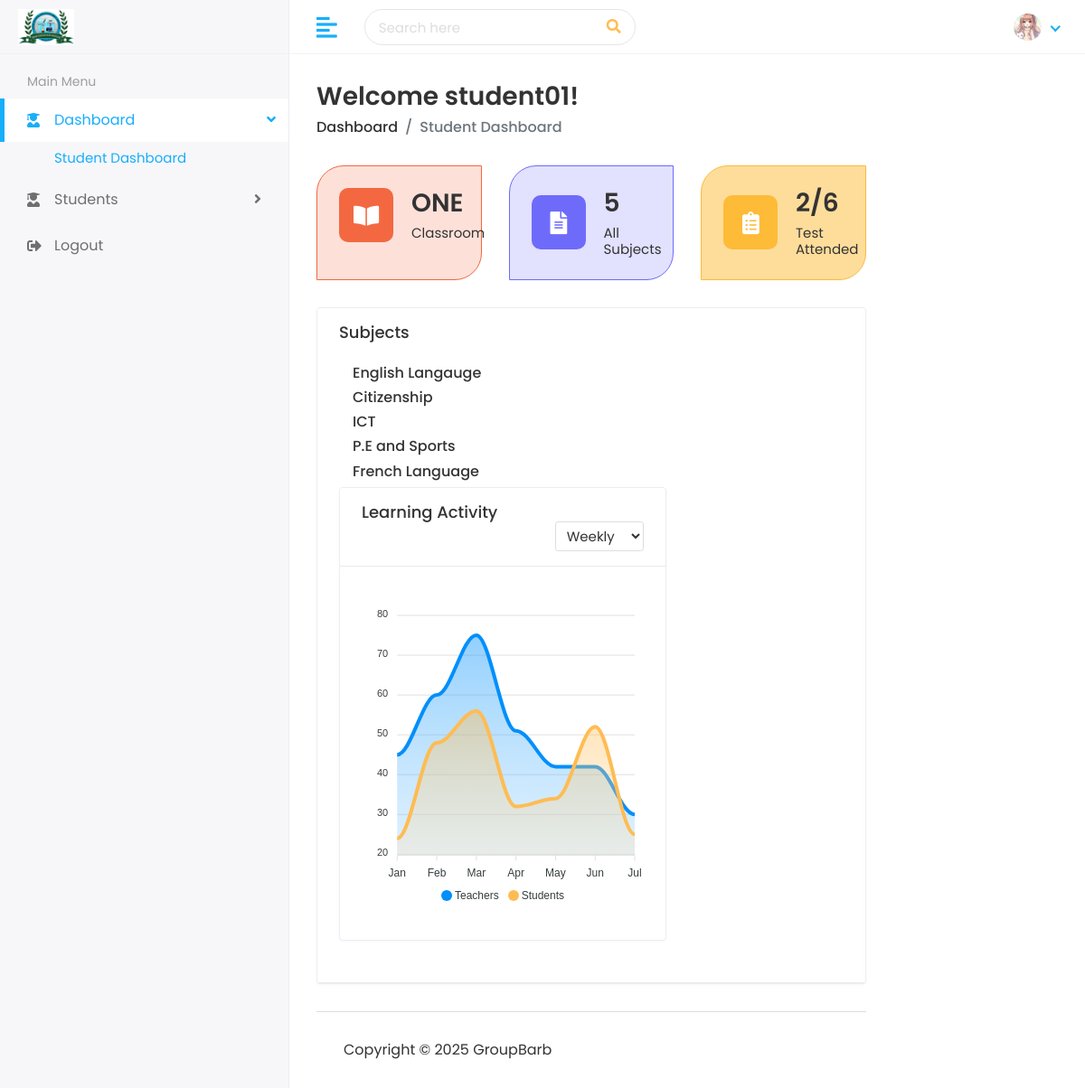
Before: /dashboard/ (signed in) with the older database file.
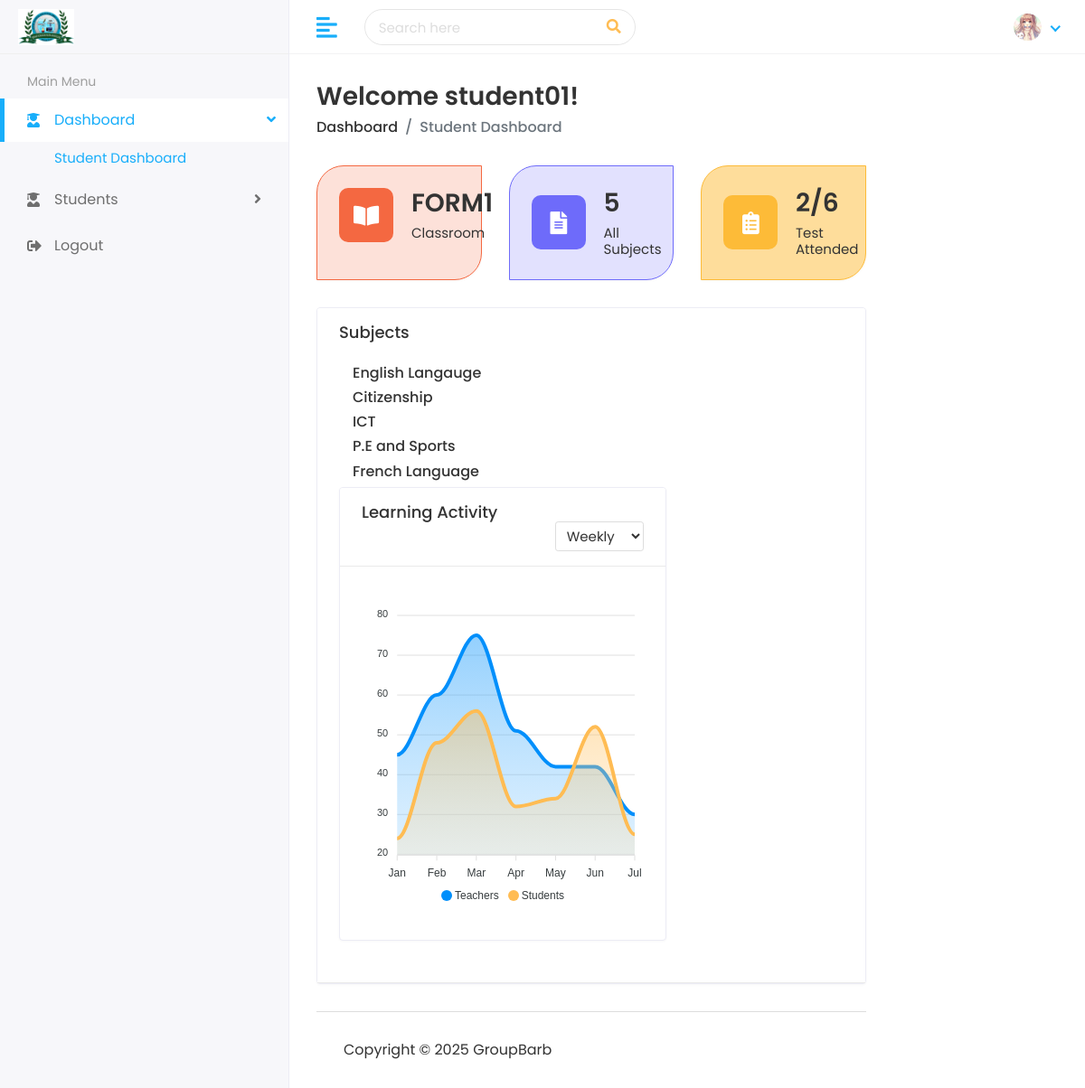
After: the same page with the newer database file.
### school/models.py (models this page shows, shortened)
class Settings(models.Model):
    clientName = models.CharField(null=True, blank=True, max_length=200)
    clientLogo = models.ImageField(default='default_logo.jpg', upload_to='school/img/')
    addressLine1 = models.CharField(null=True, blank=True, max_length=200)
    postalCode = models.CharField(null=True, blank=True, max_length=10)
    phoneNumber = models.CharField(null=True, blank=True, max_length=100)
    emailAddress = models.CharField(null=True, blank=True, max_length=100)
    taxNumber = models.CharField(null=True, blank=True, max_length=100)
    uniqueId = models.CharField(null=True, blank=True, max_length=100)
    slug = models.SlugField(max_length=500, unique=True, blank=True, null=True)
    date_created = models.DateTimeField(blank=True, null=True)
    last_updated = models.DateTimeField(blank=True, null=True)

class ClassRoom(models.Model):
    class_name              = models.CharField(max_length=250, unique=True,)
    class_code              = models.CharField(max_length=250, unique=True,)
    class_department        = models.CharField(max_length=250, null=True, blank=True)
    other                   = models.CharField(max_length=250, null=True, blank=True)
    added_by                = models.CharField(max_length=100, null=True)
    modified_by             = models.CharField(max_length=100, null=True, blank=True)
    slug                    = models.SlugField(max_length=255, unique=True, blank=True)
    is_actif                = models.BooleanField(default=True)
    created_on              = models.DateTimeField(auto_now_add=True)
    updated_on              = models.DateTimeField(auto_now=True)

### student/models.py (models this page shows, shortened)
class Student(models.Model):
    name                = models.TextField( null=True, blank=True)
    student_uid         = models.CharField(max_length=100, unique=True,null=True, blank=True)
    gender              = models.CharField(max_length=100, choices=[('Male','Male'), ('Female', 'Female')])
    date_of_birth       = models.DateField()
    student_class       = models.ForeignKey(ClassRoom, on_delete=models.CASCADE)
    religion            = models.CharField(max_length=100, null=True, blank=True)
    joining_date        = models.DateField()
    mobile_number       = models.CharField(max_length=15, null=True, blank=True)
    admission_number    = models.CharField(max_length=15)
    section             = models.CharField(max_length=100)
    student_image       = models.ImageField(upload_to='student/img/', blank=True)
    parent              = models.ForeignKey(Parent, on_delete=models.CASCADE)
    slug                = models.SlugField(max_length=255, unique=True, blank=True)
    added_by            = models.CharField(max_length=100, null=True)
    modified_by         = models.CharField(max_length=100, null=True, blank=True)
    is_actif            = models.BooleanField(default=True)
    created_on          = models.DateTimeField(auto_now_add=True)
    updated_on          = models.DateTimeField(auto_now=True)

### core/models.py (models this page shows, shortened)
class CustomUser(AbstractUser):
    username = models.CharField(max_length=100, unique=True)
    email = models.EmailField(max_length=255, unique=True, db_index=True)
    student_profile      = models.ForeignKey(Student, on_delete=models.CASCADE, blank=True, null=True)
    teacher_profile      = models.ForeignKey(Teacher, on_delete=models.CASCADE, blank=True, null=True)
    phone = models.CharField(max_length=30, blank=True)
    phone_code = models.CharField(max_length=30, blank=True)
    is_authorized = models.BooleanField(default=False)
    login_token = models.CharField(max_length=6, blank=True, null=True)
    name = models.CharField(max_length=30, blank=True)
    related_to = models.CharField(max_length=30, blank=True)
    date_joined = models.DateTimeField(auto_now_add=True)
    is_actif            = models.BooleanField(default=True)
    has_sub            = models.BooleanField(default=True)
    company = models.CharField(max_length=30, blank=True)
    freespace = models.CharField(max_length=30, blank=True)
    is_student = models.BooleanField(default=False)
    is_admin = models.BooleanField(default=False)
    is_teacher = models.BooleanField(default=False)
    is_top_management = models.BooleanField(default=False)
    created_on = models.DateTimeField(auto_now_add=True)
    updated_o = models.DateTimeField(auto_now=True)
    groups = models.ManyToManyField(
        'auth.Group',
        related_name=None,
        blank=True
    )
    user_permissions = models.ManyToManyField(
        'auth.Permission',
        related_name=None,
        blank=True
    )

### subject/models.py (models this page shows, shortened)
class Subject(models.Model):
    title               = models.TextField( null=True, blank=True)
    fr_title            = models.TextField( null=True, blank=True)
    coef                = models.CharField(max_length=100, null=True, blank=True)
    subject_code        = models.CharField(max_length=100, unique=True,null=True, blank=True)
    classroom           = models.ManyToManyField(ClassRoom)
    speciaty          = models.ForeignKey(Specialty, on_delete=models.CASCADE, null=True, blank=True)
    description         = models.TextField( null=True, blank=True)
    category            = models.CharField(max_length=100, null=True, blank=True)
    slug                = models.SlugField(max_length=255, unique=True, blank=True)
    added_by            = models.CharField(max_length=100, null=True)
    modified_by         = models.CharField(max_length=100, null=True, blank=True)
    is_actif            = models.BooleanField(default=True)
    created_on          = models.DateTimeField(auto_now_add=True)
    updated_on          = models.DateTimeField(auto_now=True)
    def __str__(self):
        return f"{self.title} "

### school/views.py (the view)
# urls.py: path('dashboard/', views.dashboard, name="dashboard"),
def dashboard(request):
    company = Settings.objects.get(clientName='GILEAD TECHNICAL HIGH SCHOOL(Gilead Tech)')
    user_info = Student.objects.get(id=request.user.student_profile.id)
    class_info = ClassRoom.objects.get(id=user_info.student_class.id)
    class_subjects = Subject.objects.filter(classroom=class_info.id)
    num_subjects = Subject.objects.filter(classroom=class_info.id).count()
    print(num_subjects)
    user_class = user_info.student_class.class_name
    print(user_info.student_image.url)
    context = {
        'user_info': user_info,
        "user_class" : user_class,
        'company': company,
        "class_info" : class_info,
        "class_subjects" : class_subjects,
        "num_subjects" : num_subjects,
    }
    return render(request, "dashboard/student-dashboard.html", context)

### templates/dashboard/student-dashboard.html (shortened to what this page needs)
{% extends 'home/base.html' %}
{% load static %}
{% block body %}
<div class="page-wrapper">
<div class="content container-fluid">
<div class="page-header">
<div class="row">
<div class="col-sm-12">
<h3 class="page-title">
    {% if user.is_authenticated %}
    Welcome {{ user.username}}!
    {% endif %}
</h3>
<ul class="breadcrumb">
<li class="breadcrumb-item"><a href="index.html">Dashboard</a></li>
<li class="breadcrumb-item active">Student Dashboard</li>
</ul>
</div>
</div>
</div>
<div class="row">
<div class="col-xl-3 col-sm-6 col-12 d-flex">
<div class="card bg-nine w-100">
<div class="card-body">
<div class="db-widgets d-flex justify-content-between align-items-center">
<div class="db-icon">
<i class="fas fa-book-open"></i>
</div>
<div class="db-info">
<h3>
    {{ user_class}}
</h3>
<h6>Classroom</h6>
</div>
</div>
</div>
</div>
</div>
<div class="col-xl-3 col-sm-6 col-12 d-flex">
<div class="card bg-six w-100">
<div class="card-body">
<div class="db-widgets d-flex justify-content-between align-items-center">
<div class="db-icon">
<i class="fas fa-file-alt"></i>
</div>
<div class="db-info">
<h3>{{ num_subjects}}</h3>
<h6>All Subjects</h6>
</div>
</div>
</div>
</div>
</div>
<div class="col-xl-3 col-sm-6 col-12 d-flex">
<div class="card bg-ten w-100">
<div class="card-body">
<div class="db-widgets d-flex justify-content-between align-items-center">
<div class="db-icon">
<i class="fas fa-clipboard-list"></i>
</div>
<div class="db-info">
<h3>2/6</h3>
<h6>Test Attended</h6>
</div>
</div>
</div>
</div>
</div>
</div>
<div class="row">
<div class="col-12 col-lg-12 col-xl-9">
<div class="card flex-fill">
<div class="card-header">
<div class="row align-items-center">
<div class="col-6">
<h5 class="card-title">Subjects</h5>
</div>
</div>
<div class="col-12 mt-4">
    {% for class_subject in class_subjects %}
    <h6>{{ class_subject}}</h6>
    {% endfor %}
</div>
<div class="row">
<div class="col-12 col-lg-12 col-xl-8 d-flex">
<div class="card flex-fill">
<div class="card-header">
<div class="row align-items-center">
<div class="col-12">
<h5 class="card-title">Learning Activity</h5>
</div>
<div class="col-12">
<ul class="list-inline-group text-right mb-0 pl-0">
<li class="list-inline-item">
<div class="form-group mb-0 amount-spent-select">
<select class="form-control form-control-sm">
<option>Weekly</option>
</select>
</div>
</li>
</ul>
</div>
</div>
</div>
<div class="card-body">
<div id="apexcharts-area"></div>
</div>
</div>
</div>
</div>
</div>
</div>
<footer>
<p>Copyright © 2025 GroupBarb</p>
</footer>
</div>
</div>
</body>
</html>
{% endblock %}

### templates/home/base.html (shortened to what this page needs)
{% load static %}
<!DOCTYPE html>
<html lang="en">
   <head>
      <link rel="stylesheet" href="{%static 'assets/plugins/bootstrap/css/bootstrap.min.css' %}">
      <link rel="stylesheet" href="{%static 'assets/plugins/fontawesome/css/fontawesome.min.css' %}">
      <link rel="stylesheet" href="{%static 'assets/plugins/fontawesome/css/all.min.css' %}">
      <link rel="stylesheet" href="{%static 'assets/css/style.css' %}">
   </head>
   <body>
      <div class="main-wrapper">
         <div class="header">
            <div class="header-left">
               <a href="index.html" class="logo">
               <img src="school/img/{{company.clientLogo}}" alt="Logo">
               </a>
            </div>
            <a href="javascript:void(0);" id="toggle_btn">
            <i class="fas fa-align-left"></i>
            </a>
            <div class="top-nav-search">
               <form>
                  <input type="text" class="form-control" placeholder="Search here">
                  <button class="btn" type="submit"><i class="fas fa-search"></i></button>
               </form>
            </div>
            <ul class="nav user-menu">
               <li class="nav-item dropdown noti-dropdown">
                  <a href="#" class="dropdown-toggle nav-link" data-toggle="dropdown">
                  </a>
               </li>
               <li class="nav-item dropdown has-arrow">
                  <a href="#" class="dropdown-toggle nav-link" data-toggle="dropdown">
                  <span class="user-img"><img class="rounded-circle" src="{{user_info.student_image.url}}" width="31" alt="{% if user.is_authenticated %}
     {{ user.username}}
    {% endif %}"></span>
                  </a>
               </li>
            </ul>
         </div>
         <div class="sidebar" id="sidebar">
            <div class="sidebar-inner slimscroll">
               <div id="sidebar-menu" class="sidebar-menu">
                  <ul>
                     <li class="menu-title">
                        <span>Main Menu</span>
                     </li>
                     <li class="submenu active">
                        <a href="#"><i class="fas fa-user-graduate"></i> <span> Dashboard</span> <span class="menu-arrow"></span></a>
                        <ul>
                           {% if user.is_student %}
                           <li><a href="{% url 'dashboard' %}"  class="active">Student Dashboard</a></li>
                           {% endif %}
                        </ul>
                     </li>
                     <li class="submenu">
                        <a href="#"><i class="fas fa-user-graduate"></i> <span> Students</span> <span class="menu-arrow"></span></a>
                     </li>
                     <li>
                        <a href="{% url 'logout' %}"><i class="fas fa-sign-out-alt"></i> <span>Logout</span></a>
                     </li>
                  </ul>
               </div>
            </div>
         </div>
         {% block body %}
         {% endblock %}
  </body>
  </html>

Changed rows visible on the page:
changed ClassRoom: class_name "ONE" → "FORM1"
